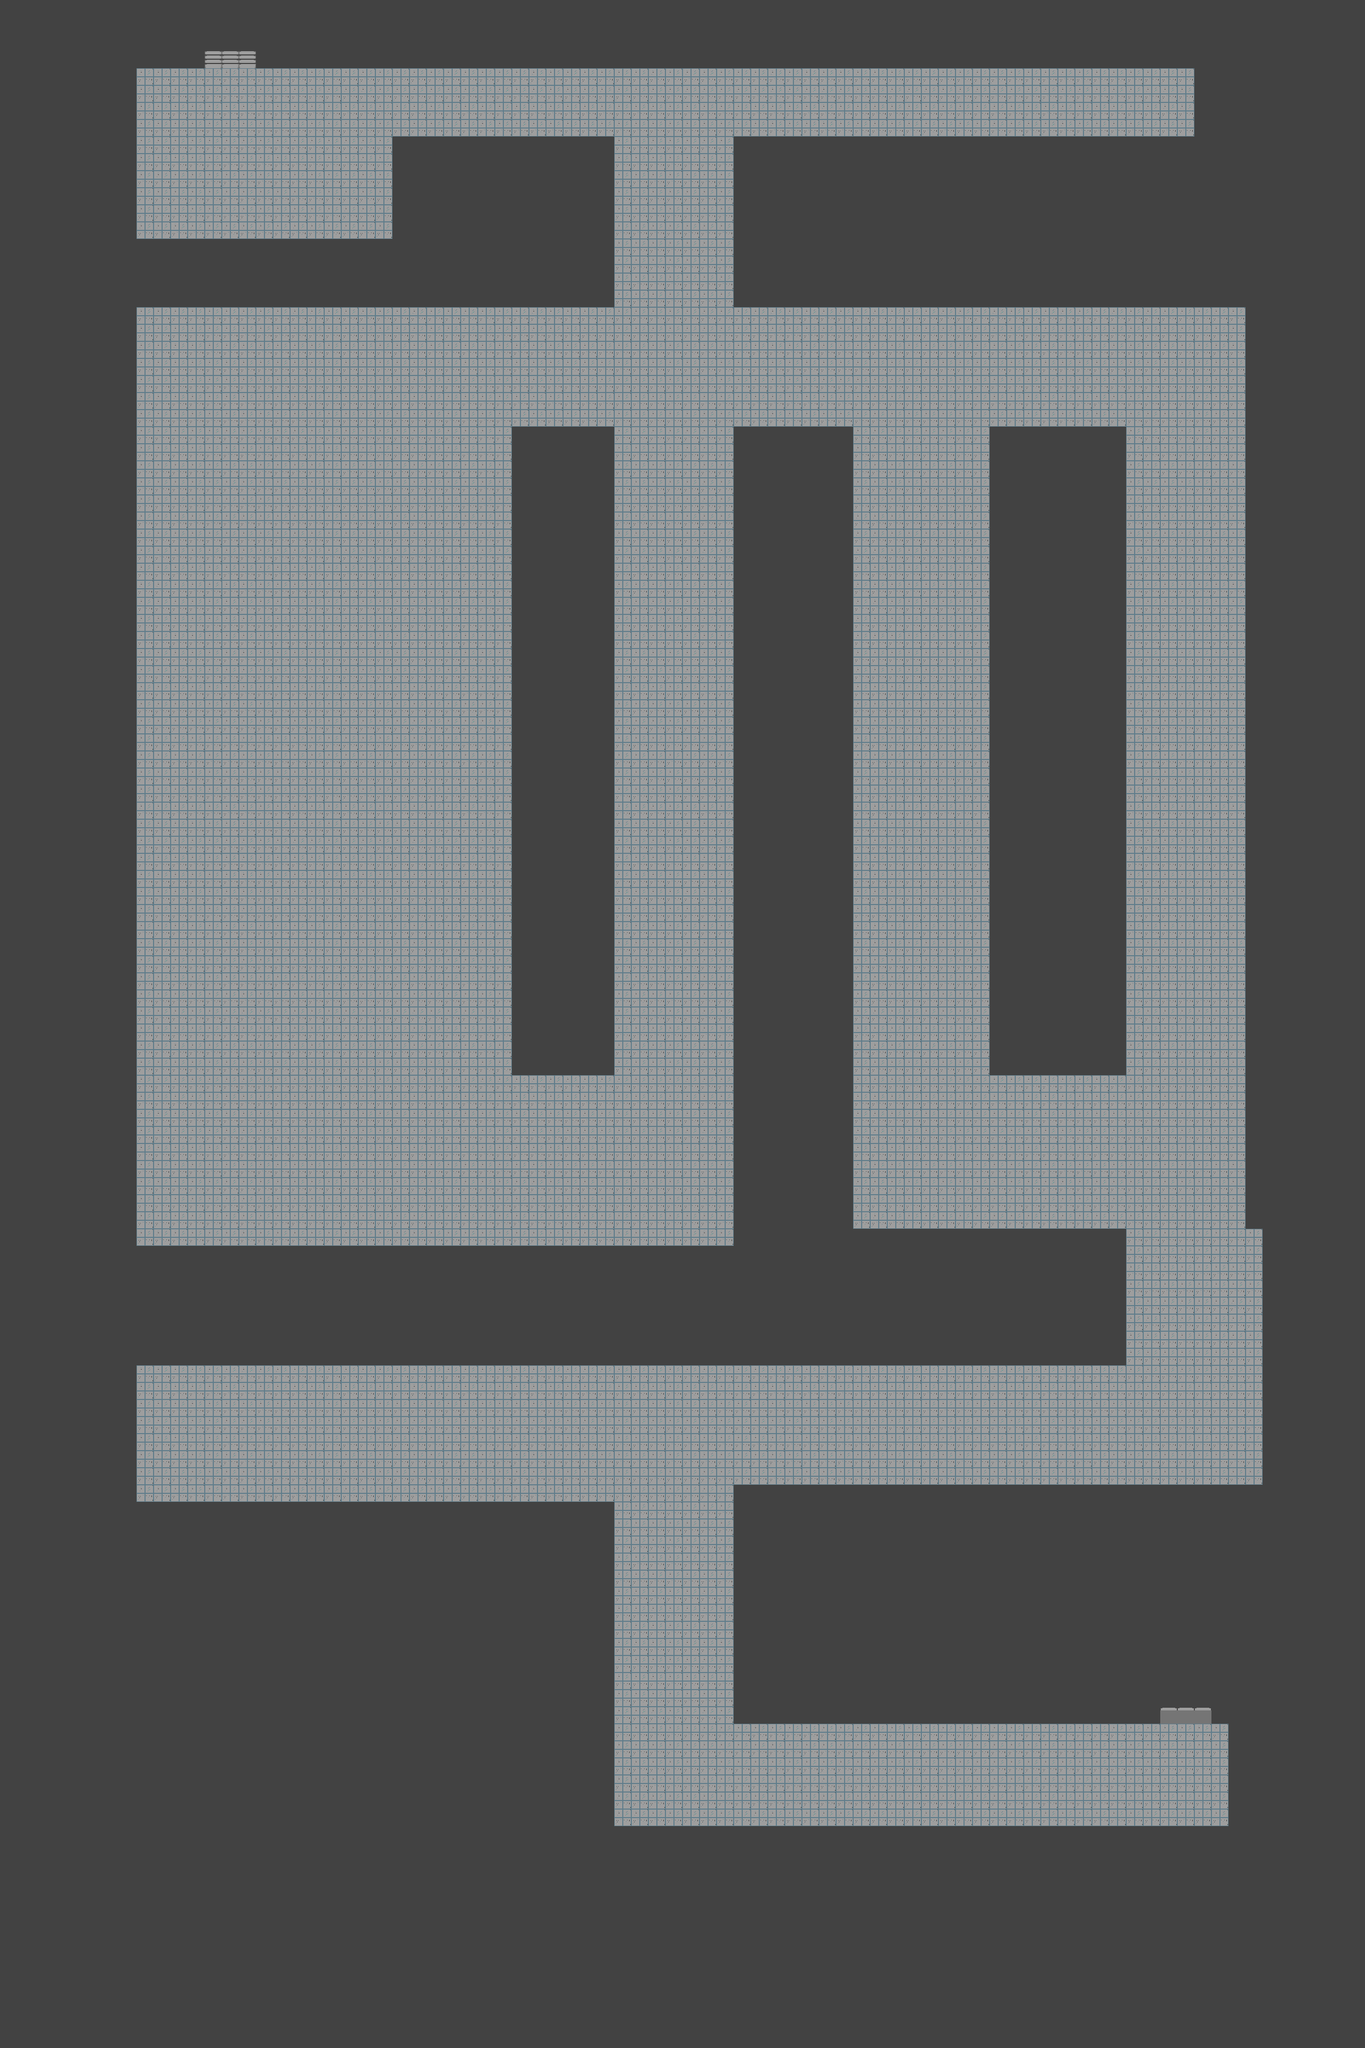

Tiled map render using the project's own tile images. Description and the map definition, with tile-layer contents summarised, below:
An orthogonal 80x120 tile map with 32x32 px tiles, 1 tile layer (Tile Layer 1).

<map version="1.9" tiledversion="1.9.2" orientation="orthogonal" renderorder="right-down" width="80" height="120" tilewidth="32" tileheight="32" infinite="0" nextlayerid="2" nextobjectid="1">
 <editorsettings>
  <export target="tomb_L2.csv" format="csv" />
 </editorsettings>
 <tileset firstgid="1" source="tomb_inside.tsx" />
 <layer id="1" name="Tile Layer 1" width="80" height="120">
  <data>[9600 cells, 9600 non-empty, 4 distinct tile ids]</data>
 </layer>
</map>
